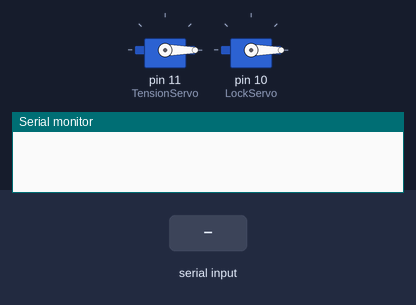
A sketch run on a simulated Arduino Uno, built with avr-gcc and run on an emulated ATmega328P. Parts: 2 × servo, the last lines printed to the serial monitor. Inputs (shaded band) come from the test bench.

Above: at 1.2 s.
1.3 s: "A90\n" received over Serial
At 2.0 s:
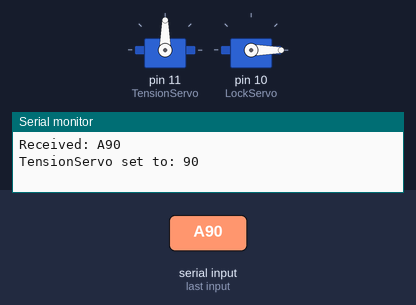
2.8 s: "B90\n" received over Serial
At 3.1 s:
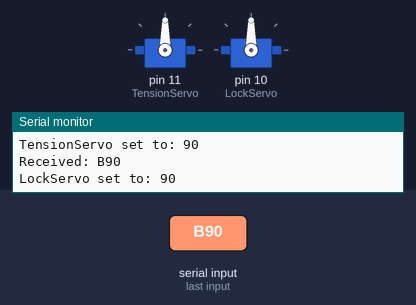
4.3 s: "A,45\n" received over Serial
At 5.5 s:
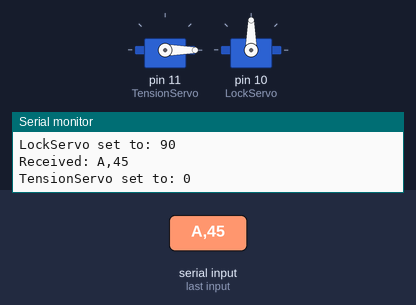
7.3 s: "B\n" received over Serial
At 7.7 s:
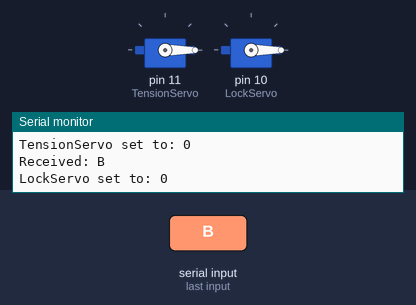
Timing chart, 0 to 9.8 s (numbered marks = the images above; inputs shaded):
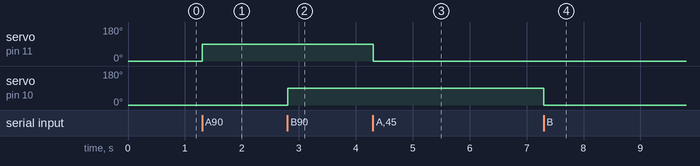

Measured:
- after the input at 1.3 s, servo on pin 11 (TensionServo): 0° → 90° at once
- after the input at 2.8 s, servo on pin 10 (LockServo): 0° → 90° at once
- after the input at 4.3 s, servo on pin 11 (TensionServo): 90° → 0° at once
- after the input at 7.3 s, servo on pin 10 (LockServo): 90° → 0° at once

The sketch:

Catapult_MCU.ino
```cpp
#include <Servo.h>

Servo TensionServo;
Servo LockServo;

int stringToInt(const String &str) {
  int result = 0;
  int sign = 1;
  int startIndex = 0;

  if (str[0] == '-') {
    sign = -1;
    startIndex = 1;
  }

  for (int i = startIndex; i < str.length(); i++) {
    char c = str[i];
    if (c >= '0' && c <= '9') {
      result = result * 10 + (c - '0');
    } else {
      return 0;
    }
  }

  return result * sign;
}

void setup() {
  Serial.begin(9600);
  TensionServo.attach(11);  // Attach TensionServo to pin 11
  LockServo.attach(10);     // Attach LockServo to pin 10
  TensionServo.write(0);    // Initialize TensionServo to 0
  LockServo.write(0);       // Initialize LockServo to 0
}

void loop() {
  static String inputString = "";
  if (Serial.available()) {
    char inChar = (char)Serial.read();
    if (inChar == '\n') {
      Serial.print("Received: ");
      Serial.println(inputString);
      char command = inputString[0];
      int value = stringToInt(inputString.substring(1));
      if (command == 'A') {
        Serial.print("TensionServo set to: ");
        Serial.println(value);
        TensionServo.write(value);
      } else if (command == 'B') {
        Serial.print("LockServo set to: ");
        Serial.println(value);
        LockServo.write(value);
      }
      inputString = "";
    } else {
      inputString += inChar;
    }
  }
}
```
